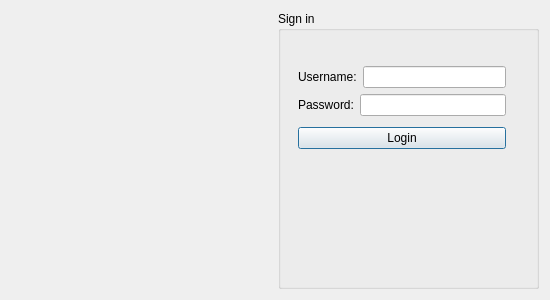
<?xml version="1.0" encoding="UTF-8"?>
<ui version="4.0">
 <class>login</class>
 <widget class="QDialog" name="login">
  <property name="geometry">
   <rect>
    <x>0</x>
    <y>0</y>
    <width>550</width>
    <height>300</height>
   </rect>
  </property>
  <property name="windowTitle">
   <string>Dialog</string>
  </property>
  <layout class="QHBoxLayout" name="horizontalLayout_4">
   <item>
    <layout class="QHBoxLayout" name="horizontalLayout_3">
     <item>
      <widget class="QLabel" name="label_login">
       <property name="text">
        <string/>
       </property>
      </widget>
     </item>
     <item>
      <widget class="QGroupBox" name="groupBox">
       <property name="title">
        <string>Sign in</string>
       </property>
       <widget class="QWidget" name="layoutWidget">
        <property name="geometry">
         <rect>
          <x>20</x>
          <y>50</y>
          <width>208</width>
          <height>95</height>
         </rect>
        </property>
        <layout class="QVBoxLayout" name="verticalLayout_2">
         <item>
          <layout class="QVBoxLayout" name="verticalLayout">
           <item>
            <layout class="QHBoxLayout" name="horizontalLayout">
             <item>
              <widget class="QLabel" name="label">
               <property name="text">
                <string>Username:</string>
               </property>
              </widget>
             </item>
             <item>
              <widget class="QLineEdit" name="lineEdit_username"/>
             </item>
            </layout>
           </item>
           <item>
            <layout class="QHBoxLayout" name="horizontalLayout_2">
             <item>
              <widget class="QLabel" name="label_2">
               <property name="text">
                <string>Password:</string>
               </property>
              </widget>
             </item>
             <item>
              <widget class="QLineEdit" name="lineEdit_password">
               <property name="echoMode">
                <enum>QLineEdit::Password</enum>
               </property>
              </widget>
             </item>
            </layout>
           </item>
          </layout>
         </item>
         <item>
          <widget class="QPushButton" name="pushButton">
           <property name="text">
            <string>Login</string>
           </property>
          </widget>
         </item>
        </layout>
       </widget>
      </widget>
     </item>
    </layout>
   </item>
  </layout>
 </widget>
 <resources/>
 <connections/>
</ui>
